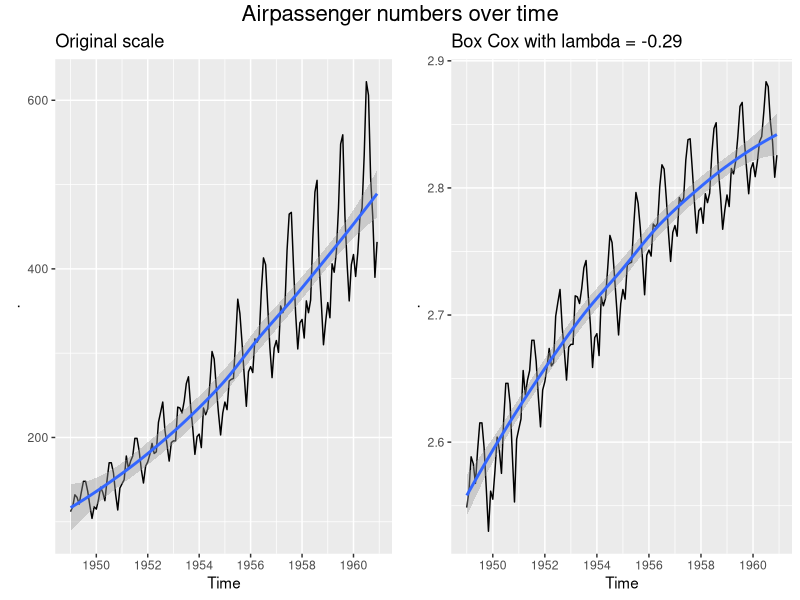
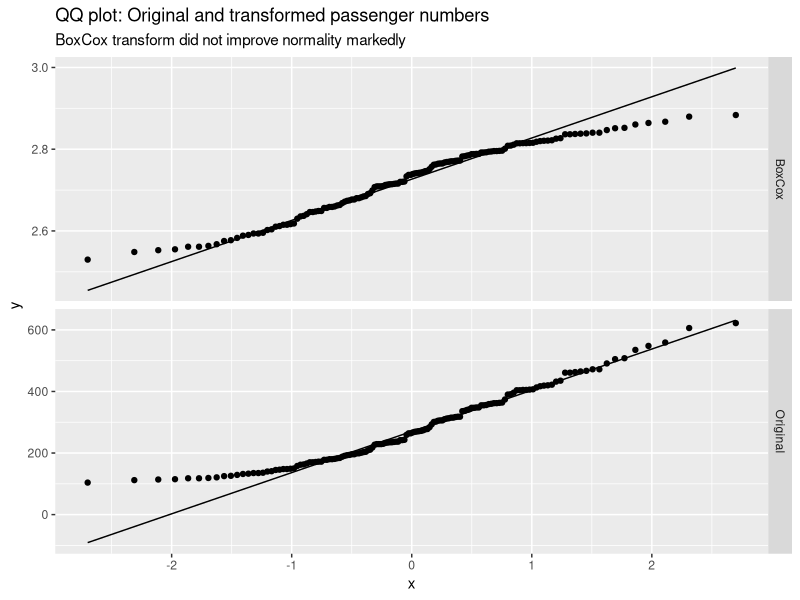
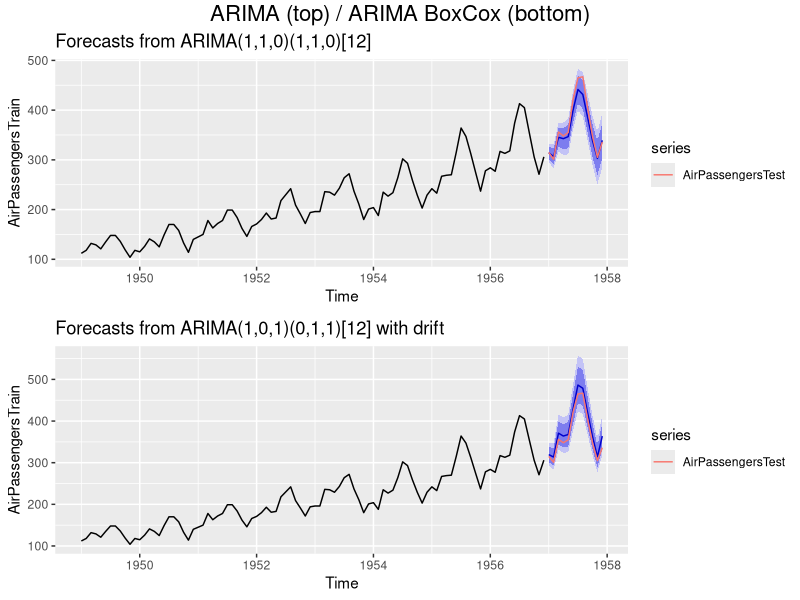
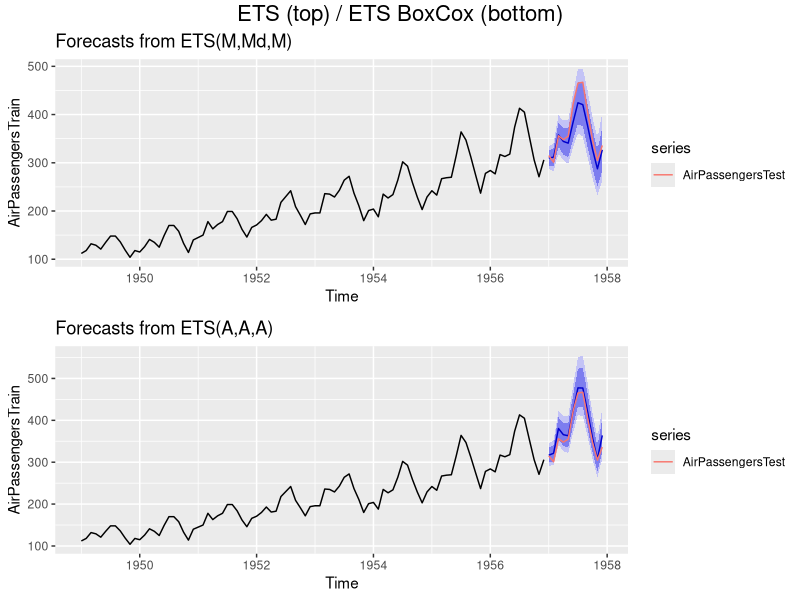

Write R code to recreate these figures, in order. (Note: this script raises an error after producing the figures.)
## ---- chunk 1
library(data.table)
library(ggplot2)
library(grid)
library(gridExtra)
library(forecast)
library(magrittr)
library(future)
## ---- chunk 2
## Original dataset
air_orig = AirPassengers %>%
  autoplot() +
  geom_smooth() +
  ggtitle("Original scale")

## Transformed dataset
AirPassengersBoxCox = BoxCox(AirPassengers, lambda = "auto")

air_box = AirPassengersBoxCox %>%
  autoplot() +
  geom_smooth() +
  ggtitle(paste0("Box Cox with lambda = ", 
                 round(attributes(AirPassengersBoxCox)$lambda,2))
          )
  
## Comparision
grid.arrange(air_orig, air_box, ncol = 2, 
             top = textGrob("Airpassenger numbers over time", 
                            gp = gpar(fontsize = 16))
             )
## ---- chunk 3
df_hist = data.frame(passengers = as.double(AirPassengers), type = "Original")

df_hist = rbind(df_hist, data.frame(passengers = as.double(AirPassengersBoxCox), type = "BoxCox"))

ggplot(df_hist, aes(sample = passengers)) +
  geom_qq() +
  geom_qq_line() +
  facet_grid(type ~ ., scales = "free_y") +
  ggtitle("QQ plot: Original and transformed passenger numbers",
          "BoxCox transform did not improve normality markedly")
## ---- chunk 4
AirPassengersTrain = window(AirPassengers, start = c(1949, 1), end = c(1956, 12))
AirPassengersTest = window(AirPassengers, start = c(1957, 1), end = c(1957, 12))
## ---- chunk 5
plot_arima = forecast(auto.arima(AirPassengersTrain),  h = 12) %>%
  autoplot() + 
  autolayer(AirPassengersTest)

plot_arima_box = forecast(auto.arima(AirPassengersTrain, lambda = "auto", biasadj = T), h = 12) %>%
  autoplot() + 
  autolayer(AirPassengersTest)

grid.arrange(plot_arima, plot_arima_box, ncol = 1, 
             top = textGrob("ARIMA (top) / ARIMA BoxCox (bottom)", 
                            gp = gpar(fontsize = 16)))
## ---- chunk 6
plot_ets = forecast(ets(AirPassengersTrain, allow.multiplicative.trend = T),  
                    h = 12) %>%
  autoplot() + 
  autolayer(AirPassengersTest)

plot_ets_box = forecast(ets(AirPassengersTrain, 
                            allow.multiplicative.trend = T, 
                            lambda = "auto", biasadj = T),  
                        h = 12) %>%
  autoplot() + 
  autolayer(AirPassengersTest)

grid.arrange(plot_ets, plot_ets_box, ncol = 1, 
             top = textGrob("ETS (top) / ETS BoxCox (bottom)", 
                            gp = gpar(fontsize = 16)))
## ---- chunk 7
rmse_horizon = function(errors, start = c(1950, 1)) {
  ## removing the first year because of insufficient data
  errors = window(errors, start = start)
  rmse = function(x) sqrt(mean(x^2, na.rm = T))
  
  apply(errors, MARGIN = 2, FUN = rmse)
}
## ---- chunk 8
plan(multisession, workers = 2)
## ---- chunk 9
## setup
data = AirPassengers
h = 12

##ets
forecastfunction = function(x, h) forecast(ets(x, allow.multiplicative.trend = T), h = h)

rmse_ets  %<-% {
    tsCV(data, forecastfunction = forecastfunction, h = h) %>%
    rmse_horizon()
  }

##ets box
forecastfunction = function(x, h) forecast(ets(x, allow.multiplicative.trend = T, 
                                           lambda = "auto", biasadj = T), h = h)

rmse_ets_box  %<-% {
    tsCV(data, forecastfunction = forecastfunction, h = h) %>%
    rmse_horizon()
  }


##Comparison chart:
rmse_ets_compare = data.frame(rbind(rmse_ets, rmse_ets_box))

rmse_ets_compare %>% 
  cbind(model = c("ets", "ets_box"), .) %>%
  tidyr::gather(key = "h", value = "rmse", 2:13) %>%
  dplyr::mutate(horizon = rep(1:12, each = 2)) %>%
  ggplot(., aes(x = horizon, y = rmse, color = model)) +
  geom_line() +
  ggtitle("RMSE for different forecasting horizons",
         "Box Cox transformation improves forecasts fore most horizons")
## ---- chunk 10
## setup
data = AirPassengers
h = 12

##arima
forecastfunction = function(x, h) forecast(auto.arima(x), h = h)

rmse_arima  %<-% {
    tsCV(data, forecastfunction = forecastfunction, h = h) %>%
    rmse_horizon()
  }

##arima box
forecastfunction = function(x, h) forecast(auto.arima(x, lambda = "auto", biasadj = T), h = h)

rmse_arima_box  %<-% {
    tsCV(data, forecastfunction = forecastfunction, h = h) %>%
    rmse_horizon()
  }


##Comparison chart:
rmse_arima_compare = data.frame(rbind(rmse_arima, rmse_arima_box))

rmse_arima_compare %>% 
  cbind(model = c("arima", "arima_box"), .) %>%
  tidyr::gather(key = "h", value = "rmse", 2:13) %>%
  dplyr::mutate(horizon = rep(1:12, each = 2)) %>%
  ggplot(., aes(x = horizon, y = rmse, color = model)) +
  geom_line() +
  ggtitle("RMSE for different forecasting horizons",
         "Box Cox transformation gives mixed results")
## ---- chunk 11
rmse_best_arima_ets = data.frame(rbind(rmse_arima, rmse_ets_box))

rmse_best_arima_ets %>% 
  cbind(model = c("arima", "ets_box"), .) %>%
  tidyr::gather(key = "h", value = "rmse", 2:13) %>%
  dplyr::mutate(horizon = rep(1:12, each = 2)) %>%
  ggplot(., aes(x = horizon, y = rmse, color = model)) +
  geom_line() +
  ggtitle("Comparison SARIMA vs ETS BoxCox",
         "ARIMA model outperforms ETS model for all time horizons")
## ---- chunk 12
## setup
data = AirPassengers
h = 12

##arima
forecastfunction = function(x, h) forecast(stlf(x, method = "arima"), h = h)

rmse_arima_stl  %<-% {
    tsCV(data, forecastfunction = forecastfunction, h = h) %>%
    rmse_horizon()
  }

##arima box
forecastfunction = function(x, h) forecast(stlf(x, method = "arima", lambda = "auto", biasadj = T), h = h)

rmse_arima_stl_box  %<-% {
    tsCV(data, forecastfunction = forecastfunction, h = h) %>%
    rmse_horizon()
  }


##Comparison chart:
rmse_arima_stl_compare = data.frame(rbind(rmse_arima_stl, rmse_arima_stl_box))

rmse_arima_stl_compare %>% 
  cbind(model = c("arima stl", "arima stl box"), .) %>%
  tidyr::gather(key = "h", value = "rmse", 2:13) %>%
  dplyr::mutate(horizon = rep(1:12, each = 2)) %>%
  ggplot(., aes(x = horizon, y = rmse, color = model)) +
  geom_line() +
  ggtitle("RMSE for different forecasting horizons",
         "Box Cox transformation drastically improves performance")
## ---- chunk 13
## setup
data = AirPassengers
h = 12

##arima
forecastfunction = function(x, h) forecast(stlf(x, method = "ets"), h = h)

rmse_ets_stl  %<-% {
    tsCV(data, forecastfunction = forecastfunction, h = h) %>%
    rmse_horizon()
  }

##arima box
forecastfunction = function(x, h) forecast(stlf(x, method = "ets", lambda = "auto", biasadj = T), h = h)

rmse_ets_stl_box  %<-% {
    tsCV(data, forecastfunction = forecastfunction, h = h) %>%
    rmse_horizon()
  }


##Comparison chart:
rmse_ets_stl_compare = data.frame(rbind(rmse_ets_stl, rmse_ets_stl_box))

rmse_ets_stl_compare %>% 
  cbind(model = c("ets stl", "ets stl box"), .) %>%
  tidyr::gather(key = "h", value = "rmse", 2:13) %>%
  dplyr::mutate(horizon = rep(1:12, each = 2)) %>%
  ggplot(., aes(x = horizon, y = rmse, color = model)) +
  geom_line() +
  ggtitle("RMSE for different forecasting horizons",
         "Box Cox transformation drastically improves performance")
## ---- chunk 14
rmse_best_arima_ets = data.frame(rbind(rmse_arima, rmse_arima_stl_box, rmse_ets_stl_box))

rmse_best_arima_ets %>% 
  cbind(model = c("arima", "arima_stl_box","ets_stl_box"), .) %>%
  tidyr::gather(key = "h", value = "rmse", 2:13) %>%
  dplyr::mutate(horizon = rep(1:12, each = 3)) %>%
  ggplot(., aes(x = horizon, y = rmse, color = model)) +
  geom_line() +
  ggtitle("Comparison SARIMA vs BoxCox STL+ETS and STL+SARIMA",
         "Box Cox + STL + SARIMA beats other models on all horizons")
